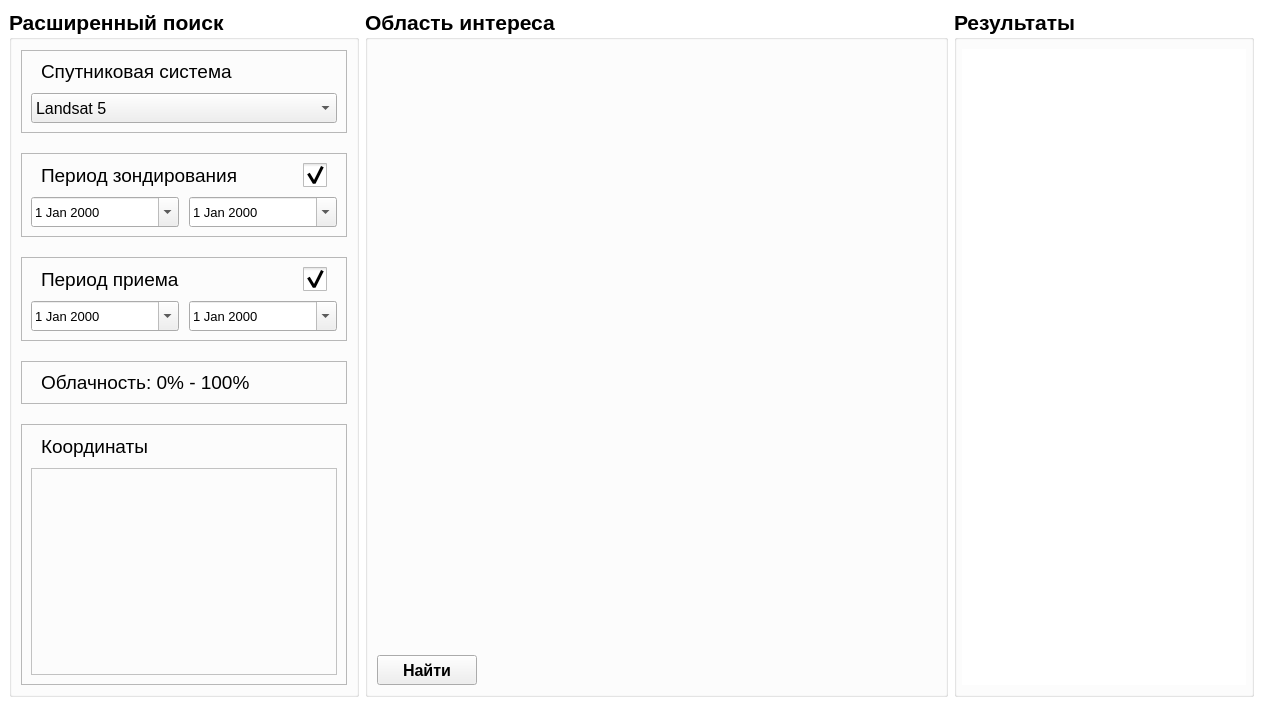
<?xml version="1.0" encoding="UTF-8"?>
<ui version="4.0">
 <class>MainWindow</class>
 <widget class="QMainWindow" name="MainWindow">
  <property name="geometry">
   <rect>
    <x>0</x>
    <y>0</y>
    <width>1263</width>
    <height>701</height>
   </rect>
  </property>
  <property name="windowTitle">
   <string>MainWindow</string>
  </property>
  <widget class="QWidget" name="centralwidget">
   <property name="styleSheet">
    <string notr="true">QWidget#centralwidget{
background-color: rgb(255, 255, 255);
}

</string>
   </property>
   <layout class="QHBoxLayout" name="horizontalLayout">
    <item>
     <widget class="QGroupBox" name="AdvancedSearch">
      <property name="minimumSize">
       <size>
        <width>350</width>
        <height>0</height>
       </size>
      </property>
      <property name="maximumSize">
       <size>
        <width>350</width>
        <height>16777215</height>
       </size>
      </property>
      <property name="font">
       <font>
        <pointsize>16</pointsize>
        <weight>75</weight>
        <bold>true</bold>
       </font>
      </property>
      <property name="styleSheet">
       <string notr="true">/* Чекбоксы*/
QCheckBox::indicator{
width:24px;
height:24px;
}
QCheckBox::indicator:unchecked{
background-image: url(:/blank/checked-blue.png);
}
QCheckBox::indicator:unchecked:hover, QCheckBox::indicator:unchecked:pressed{
background-image: url(:/blank/blank-red.png);
}
QCheckBox::indicator:checked{
background-image: url(:/checked/blank-blue.png);
}
QCheckBox::indicator:checked:hover, QCheckBox::indicator:checked:pressed{
background-image: url(:/checked/checked-red.png);
}

/* Календарь*/
QCalendarWidget QWidget{
alternate-background-color: #B8E2FF;
}
QCalendarWidget QWidget#qt_calendar_navigationbar{
background-color: rgb(255, 255, 255);
border:2px solid #B8E2FF;
border-bottom: 0px;
}
QCalendarWidget QWidget#qt_calendar_prevmonth, QCalendarWidget QWidget#qt_calendar_nextmonth{
border: none;
qproperty-icon: none;
min-width: 13px;
max-width: 13px;
min-height: 13px;
max-height: 13px;
border-radius: 5px;
background color: transparent;
padding: 5px;
}
QCalendarWidget QWidget#qt_calendar_prevmonth{
margin-top:5px;
margin-left:5px;
margin-bottom:3px;
image: url(:/arrow/arrow2.png);
}
QCalendarWidget QWidget#qt_calendar_nextmonth{
margin-top:5px;
margin-right:5px;
margin-bottom:3px;
image: url(:/arrow/arrow1.png);
}
QCalendarWidget QWidget#qt_calendar_prevmonth:hover, QCalendarWidget QWidget#qt_calendar_nextmonth:hover{
background-color: #B8E2FF;
}
QCalendarWidget QWidget#qt_calendar_yearbutton{
border-radius:5px;
color: #000;
margin-top:5px;
margin-bottom:3px;
border-redis:5px;
font-size:13px;
padding: 0 10px;
}
QCalendarWidget QWidget#qt_calendar_monthbutton{
border-radius:5px;
width:110px;
color: #000;
margin-top:5px;
margin-bottom:3px;
border-redis:5px;
font-size:13px;
padding: 0 2px;
}
QCalendarWidget QWidget#qt_calendar_monthbutton:hover, QCalendarWidget QWidget#qt_calendar_yearbutton:hover{
background-color: #B8E2FF;
}
QCalendarWidget QWidget#qt_calendar_monthbutton:pressed, QCalendarWidget QWidget#qt_calendar_yearbutton:pressed{
background-color: rgb(247, 247, 247);
}
QCalendarWidget QWidget#qt_calendar_yearedit{
margin-top:2px;
width:50px;
color:#000;
font-size:13px;
}
QCalendarWidget QWidget#qt_calendar_yearedit:down-button{
border-image: url(:/arrow/arrow-down.png);
subcontrol-position:left;
}
QCalendarWidget QWidget#qt_calendar_yearedit:up-button{
image: url(:/arrow/arrow-up.png);
subcontrol-position:right;
}
QCalendarWidget QWidget#qt_calendar_yearedit:up-button:hover{
image: url(:/arrow/arrow-up-blue.png);
}
QCalendarWidget QWidget#qt_calendar_yearedit:down-button:hover{
image: url(:/arrow/arrow-down-blue.png);
}
QCalendarWidget QWidget QToolButton::menu-indicator{
image:none;
}
QCalendarWidget QWidget#qt_calendar_calendarview {
outline: 0px;
selection-background-color: rgb(165, 204, 229);
}
</string>
      </property>
      <property name="title">
       <string>Расширенный поиск</string>
      </property>
      <layout class="QVBoxLayout" name="verticalLayout_8">
       <property name="spacing">
        <number>20</number>
       </property>
       <property name="topMargin">
        <number>10</number>
       </property>
       <item>
        <widget class="QFrame" name="SatelliteSystem">
         <property name="frameShape">
          <enum>QFrame::StyledPanel</enum>
         </property>
         <property name="frameShadow">
          <enum>QFrame::Raised</enum>
         </property>
         <layout class="QVBoxLayout" name="verticalLayout_2">
          <property name="spacing">
           <number>10</number>
          </property>
          <property name="leftMargin">
           <number>9</number>
          </property>
          <item>
           <layout class="QHBoxLayout" name="horizontalLayout_4">
            <property name="leftMargin">
             <number>10</number>
            </property>
            <item>
             <widget class="QLabel" name="SatelliteLabel">
              <property name="font">
               <font>
                <pointsize>14</pointsize>
               </font>
              </property>
              <property name="text">
               <string>Спутниковая система</string>
              </property>
             </widget>
            </item>
           </layout>
          </item>
          <item>
           <widget class="QComboBox" name="SatelliteComboBox">
            <property name="minimumSize">
             <size>
              <width>0</width>
              <height>30</height>
             </size>
            </property>
            <property name="font">
             <font>
              <pointsize>12</pointsize>
             </font>
            </property>
            <property name="cursor">
             <cursorShape>PointingHandCursor</cursorShape>
            </property>
            <item>
             <property name="text">
              <string>Landsat 5</string>
             </property>
            </item>
            <item>
             <property name="text">
              <string>Landsat 9</string>
             </property>
            </item>
            <item>
             <property name="text">
              <string>Sentinel-2</string>
             </property>
            </item>
           </widget>
          </item>
         </layout>
        </widget>
       </item>
       <item>
        <widget class="QFrame" name="SensingPeriod">
         <property name="frameShape">
          <enum>QFrame::StyledPanel</enum>
         </property>
         <property name="frameShadow">
          <enum>QFrame::Raised</enum>
         </property>
         <layout class="QVBoxLayout" name="verticalLayout_6">
          <property name="spacing">
           <number>10</number>
          </property>
          <item>
           <layout class="QHBoxLayout" name="SensingLabelHorizontalLayout">
            <property name="spacing">
             <number>15</number>
            </property>
            <property name="leftMargin">
             <number>10</number>
            </property>
            <property name="rightMargin">
             <number>10</number>
            </property>
            <item>
             <widget class="QLabel" name="SensingLabel">
              <property name="font">
               <font>
                <pointsize>14</pointsize>
               </font>
              </property>
              <property name="text">
               <string>Период зондирования</string>
              </property>
             </widget>
            </item>
            <item>
             <widget class="QCheckBox" name="SensingCheckBox">
              <property name="minimumSize">
               <size>
                <width>0</width>
                <height>0</height>
               </size>
              </property>
              <property name="maximumSize">
               <size>
                <width>24</width>
                <height>24</height>
               </size>
              </property>
              <property name="font">
               <font>
                <pointsize>14</pointsize>
                <weight>75</weight>
                <bold>true</bold>
               </font>
              </property>
              <property name="cursor">
               <cursorShape>PointingHandCursor</cursorShape>
              </property>
              <property name="styleSheet">
               <string notr="true"/>
              </property>
              <property name="text">
               <string/>
              </property>
              <property name="checked">
               <bool>true</bool>
              </property>
             </widget>
            </item>
           </layout>
          </item>
          <item>
           <layout class="QHBoxLayout" name="SensingHorizontalLayout">
            <item>
             <widget class="QDateEdit" name="SensingFromDateEdit">
              <property name="minimumSize">
               <size>
                <width>0</width>
                <height>30</height>
               </size>
              </property>
              <property name="font">
               <font>
                <pointsize>10</pointsize>
                <weight>50</weight>
                <bold>false</bold>
               </font>
              </property>
              <property name="cursor">
               <cursorShape>IBeamCursor</cursorShape>
              </property>
              <property name="calendarPopup">
               <bool>true</bool>
              </property>
             </widget>
            </item>
            <item>
             <widget class="QDateEdit" name="SensingToDateEdit">
              <property name="minimumSize">
               <size>
                <width>0</width>
                <height>30</height>
               </size>
              </property>
              <property name="font">
               <font>
                <pointsize>10</pointsize>
                <weight>50</weight>
                <bold>false</bold>
               </font>
              </property>
              <property name="cursor">
               <cursorShape>IBeamCursor</cursorShape>
              </property>
              <property name="calendarPopup">
               <bool>true</bool>
              </property>
             </widget>
            </item>
           </layout>
          </item>
         </layout>
        </widget>
       </item>
       <item>
        <widget class="QFrame" name="IngestionPeriod">
         <property name="frameShape">
          <enum>QFrame::StyledPanel</enum>
         </property>
         <property name="frameShadow">
          <enum>QFrame::Raised</enum>
         </property>
         <layout class="QVBoxLayout" name="verticalLayout_3">
          <property name="spacing">
           <number>10</number>
          </property>
          <item>
           <layout class="QHBoxLayout" name="IngestionLabelHorizontalLayout">
            <property name="spacing">
             <number>6</number>
            </property>
            <property name="leftMargin">
             <number>10</number>
            </property>
            <property name="rightMargin">
             <number>10</number>
            </property>
            <item>
             <widget class="QLabel" name="IngestionLabel">
              <property name="font">
               <font>
                <pointsize>14</pointsize>
               </font>
              </property>
              <property name="text">
               <string>Период приема</string>
              </property>
             </widget>
            </item>
            <item>
             <widget class="QCheckBox" name="IngestionCheckBox">
              <property name="minimumSize">
               <size>
                <width>0</width>
                <height>0</height>
               </size>
              </property>
              <property name="maximumSize">
               <size>
                <width>24</width>
                <height>24</height>
               </size>
              </property>
              <property name="font">
               <font>
                <pointsize>14</pointsize>
                <weight>75</weight>
                <bold>true</bold>
               </font>
              </property>
              <property name="cursor">
               <cursorShape>PointingHandCursor</cursorShape>
              </property>
              <property name="styleSheet">
               <string notr="true"/>
              </property>
              <property name="text">
               <string/>
              </property>
              <property name="checked">
               <bool>true</bool>
              </property>
             </widget>
            </item>
           </layout>
          </item>
          <item>
           <layout class="QHBoxLayout" name="IngestionHorizontalLayout">
            <item>
             <widget class="QDateEdit" name="IngestionFromDateEdit">
              <property name="minimumSize">
               <size>
                <width>0</width>
                <height>30</height>
               </size>
              </property>
              <property name="font">
               <font>
                <pointsize>10</pointsize>
                <weight>50</weight>
                <bold>false</bold>
               </font>
              </property>
              <property name="cursor">
               <cursorShape>IBeamCursor</cursorShape>
              </property>
              <property name="styleSheet">
               <string notr="true"/>
              </property>
              <property name="calendarPopup">
               <bool>true</bool>
              </property>
             </widget>
            </item>
            <item>
             <widget class="QDateEdit" name="IngestionToDateEdit">
              <property name="minimumSize">
               <size>
                <width>0</width>
                <height>30</height>
               </size>
              </property>
              <property name="font">
               <font>
                <pointsize>10</pointsize>
                <weight>50</weight>
                <bold>false</bold>
               </font>
              </property>
              <property name="cursor">
               <cursorShape>IBeamCursor</cursorShape>
              </property>
              <property name="calendarPopup">
               <bool>true</bool>
              </property>
             </widget>
            </item>
           </layout>
          </item>
         </layout>
        </widget>
       </item>
       <item>
        <widget class="QFrame" name="Cloudiness">
         <property name="frameShape">
          <enum>QFrame::StyledPanel</enum>
         </property>
         <property name="frameShadow">
          <enum>QFrame::Raised</enum>
         </property>
         <layout class="QVBoxLayout" name="verticalLayout_7">
          <property name="spacing">
           <number>10</number>
          </property>
          <item>
           <layout class="QHBoxLayout" name="horizontalLayout_5">
            <property name="leftMargin">
             <number>10</number>
            </property>
            <item>
             <widget class="QLabel" name="CloudinessLabel">
              <property name="font">
               <font>
                <pointsize>14</pointsize>
               </font>
              </property>
              <property name="text">
               <string>Облачность: 0% - 100%</string>
              </property>
             </widget>
            </item>
           </layout>
          </item>
         </layout>
        </widget>
       </item>
       <item>
        <widget class="QFrame" name="frame">
         <property name="frameShape">
          <enum>QFrame::StyledPanel</enum>
         </property>
         <property name="frameShadow">
          <enum>QFrame::Raised</enum>
         </property>
         <layout class="QVBoxLayout" name="verticalLayout_9">
          <property name="spacing">
           <number>10</number>
          </property>
          <item>
           <layout class="QHBoxLayout" name="horizontalLayout_3">
            <property name="leftMargin">
             <number>10</number>
            </property>
            <item>
             <widget class="QLabel" name="label">
              <property name="font">
               <font>
                <pointsize>14</pointsize>
               </font>
              </property>
              <property name="text">
               <string>Координаты</string>
              </property>
             </widget>
            </item>
            <item>
             <spacer name="horizontalSpacer_2">
              <property name="orientation">
               <enum>Qt::Horizontal</enum>
              </property>
              <property name="sizeHint" stdset="0">
               <size>
                <width>40</width>
                <height>20</height>
               </size>
              </property>
             </spacer>
            </item>
            <item>
             <widget class="QPushButton" name="pushButton">
              <property name="minimumSize">
               <size>
                <width>24</width>
                <height>24</height>
               </size>
              </property>
              <property name="maximumSize">
               <size>
                <width>24</width>
                <height>24</height>
               </size>
              </property>
              <property name="font">
               <font>
                <pointsize>12</pointsize>
               </font>
              </property>
              <property name="cursor">
               <cursorShape>PointingHandCursor</cursorShape>
              </property>
              <property name="styleSheet">
               <string notr="true">QPushButton{
border:none;
background-image: url(:/plus/plus-blue.png);
}
QPushButton:hover:!pressed{
 
	background-image: url(:/plus/plus-red.png);
}</string>
              </property>
              <property name="text">
               <string/>
              </property>
             </widget>
            </item>
           </layout>
          </item>
          <item>
           <widget class="QScrollArea" name="scrollArea_2">
            <property name="minimumSize">
             <size>
              <width>0</width>
              <height>0</height>
             </size>
            </property>
            <property name="styleSheet">
             <string notr="true">
background-color: rgb(252, 252, 252);
</string>
            </property>
            <property name="widgetResizable">
             <bool>true</bool>
            </property>
            <widget class="QWidget" name="scrollAreaWidgetContents_2">
             <property name="geometry">
              <rect>
               <x>0</x>
               <y>0</y>
               <width>308</width>
               <height>193</height>
              </rect>
             </property>
             <layout class="QVBoxLayout" name="verticalLayout_10">
              <item>
               <spacer name="verticalSpacer_2">
                <property name="orientation">
                 <enum>Qt::Vertical</enum>
                </property>
                <property name="sizeHint" stdset="0">
                 <size>
                  <width>20</width>
                  <height>172</height>
                 </size>
                </property>
               </spacer>
              </item>
             </layout>
            </widget>
           </widget>
          </item>
         </layout>
        </widget>
       </item>
      </layout>
     </widget>
    </item>
    <item>
     <widget class="QGroupBox" name="groupBox">
      <property name="minimumSize">
       <size>
        <width>300</width>
        <height>0</height>
       </size>
      </property>
      <property name="font">
       <font>
        <pointsize>16</pointsize>
        <weight>75</weight>
        <bold>true</bold>
       </font>
      </property>
      <property name="title">
       <string>Область интереса</string>
      </property>
      <layout class="QVBoxLayout" name="verticalLayout">
       <item>
        <widget class="QWidget" name="map" native="true">
         <property name="minimumSize">
          <size>
           <width>500</width>
           <height>600</height>
          </size>
         </property>
        </widget>
       </item>
       <item>
        <layout class="QHBoxLayout" name="horizontalLayout_2">
         <item>
          <widget class="QPushButton" name="SearchButton">
           <property name="minimumSize">
            <size>
             <width>100</width>
             <height>30</height>
            </size>
           </property>
           <property name="font">
            <font>
             <pointsize>12</pointsize>
             <weight>75</weight>
             <bold>true</bold>
            </font>
           </property>
           <property name="cursor">
            <cursorShape>PointingHandCursor</cursorShape>
           </property>
           <property name="text">
            <string>Найти</string>
           </property>
          </widget>
         </item>
         <item>
          <spacer name="horizontalSpacer">
           <property name="orientation">
            <enum>Qt::Horizontal</enum>
           </property>
           <property name="sizeHint" stdset="0">
            <size>
             <width>40</width>
             <height>20</height>
            </size>
           </property>
          </spacer>
         </item>
        </layout>
       </item>
      </layout>
     </widget>
    </item>
    <item>
     <widget class="QGroupBox" name="groupBox_4">
      <property name="minimumSize">
       <size>
        <width>300</width>
        <height>0</height>
       </size>
      </property>
      <property name="maximumSize">
       <size>
        <width>300</width>
        <height>16777215</height>
       </size>
      </property>
      <property name="font">
       <font>
        <pointsize>16</pointsize>
        <weight>75</weight>
        <bold>true</bold>
       </font>
      </property>
      <property name="title">
       <string>Результаты</string>
      </property>
      <layout class="QVBoxLayout" name="verticalLayout_5">
       <property name="leftMargin">
        <number>5</number>
       </property>
       <property name="rightMargin">
        <number>5</number>
       </property>
       <item>
        <widget class="QScrollArea" name="scrollArea">
         <property name="minimumSize">
          <size>
           <width>280</width>
           <height>0</height>
          </size>
         </property>
         <property name="maximumSize">
          <size>
           <width>290</width>
           <height>16777215</height>
          </size>
         </property>
         <property name="styleSheet">
          <string notr="true">QScrollArea{
border:0px;
}
QWidget#scrollAreaWidgetContents{
background-color: rgb(255, 255, 255);
}
</string>
         </property>
         <property name="widgetResizable">
          <bool>true</bool>
         </property>
         <widget class="QWidget" name="scrollAreaWidgetContents">
          <property name="geometry">
           <rect>
            <x>0</x>
            <y>0</y>
            <width>288</width>
            <height>638</height>
           </rect>
          </property>
          <layout class="QVBoxLayout" name="verticalLayout_4">
           <item>
            <spacer name="verticalSpacer">
             <property name="orientation">
              <enum>Qt::Vertical</enum>
             </property>
             <property name="sizeHint" stdset="0">
              <size>
               <width>20</width>
               <height>40</height>
              </size>
             </property>
            </spacer>
           </item>
          </layout>
         </widget>
        </widget>
       </item>
      </layout>
     </widget>
    </item>
   </layout>
  </widget>
 </widget>
 <resources>
  <include location="../resources/img/Resources.qrc"/>
 </resources>
 <connections>
  <connection>
   <sender>SensingCheckBox</sender>
   <signal>toggled(bool)</signal>
   <receiver>SensingFromDateEdit</receiver>
   <slot>setEnabled(bool)</slot>
   <hints>
    <hint type="sourcelabel">
     <x>313</x>
     <y>175</y>
    </hint>
    <hint type="destinationlabel">
     <x>126</x>
     <y>203</y>
    </hint>
   </hints>
  </connection>
  <connection>
   <sender>SensingCheckBox</sender>
   <signal>toggled(bool)</signal>
   <receiver>SensingToDateEdit</receiver>
   <slot>setEnabled(bool)</slot>
   <hints>
    <hint type="sourcelabel">
     <x>326</x>
     <y>180</y>
    </hint>
    <hint type="destinationlabel">
     <x>298</x>
     <y>203</y>
    </hint>
   </hints>
  </connection>
  <connection>
   <sender>IngestionCheckBox</sender>
   <signal>toggled(bool)</signal>
   <receiver>IngestionFromDateEdit</receiver>
   <slot>setEnabled(bool)</slot>
   <hints>
    <hint type="sourcelabel">
     <x>316</x>
     <y>289</y>
    </hint>
    <hint type="destinationlabel">
     <x>120</x>
     <y>322</y>
    </hint>
   </hints>
  </connection>
  <connection>
   <sender>IngestionCheckBox</sender>
   <signal>toggled(bool)</signal>
   <receiver>IngestionToDateEdit</receiver>
   <slot>setEnabled(bool)</slot>
   <hints>
    <hint type="sourcelabel">
     <x>309</x>
     <y>293</y>
    </hint>
    <hint type="destinationlabel">
     <x>293</x>
     <y>318</y>
    </hint>
   </hints>
  </connection>
 </connections>
</ui>
